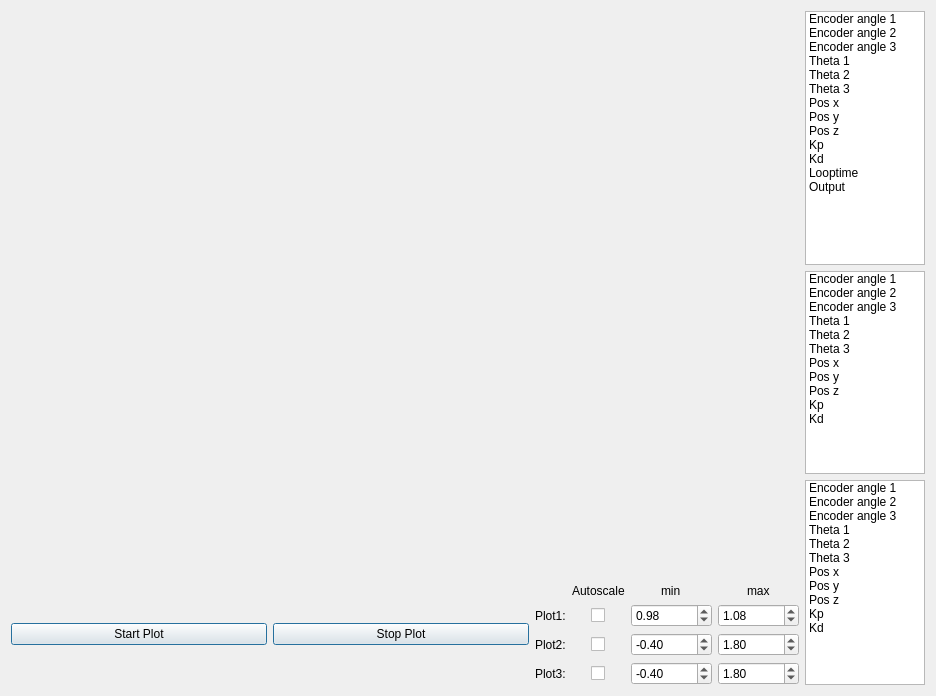
          <widget class="QWidget" name="scrollAreaWidgetContents">
           <property name="geometry">
            <rect>
             <x>0</x>
             <y>0</y>
             <width>936</width>
             <height>696</height>
            </rect>
           </property>
           <property name="styleSheet">
            <string notr="true">background rgb(255, 255, 255)</string>
           </property>
           <layout class="QGridLayout" name="gridLayout_4">
            <item row="0" column="0" colspan="3">
             <widget class="QCustomPlot" name="encoderPlot1" native="true">
              <property name="minimumSize">
               <size>
                <width>0</width>
                <height>150</height>
               </size>
              </property>
             </widget>
            </item>
            <item row="0" column="3" rowspan="2">
             <widget class="QListWidget" name="plot1List">
              <property name="maximumSize">
               <size>
                <width>120</width>
                <height>16777215</height>
               </size>
              </property>
              <item>
               <property name="text">
                <string>Encoder angle 1</string>
               </property>
              </item>
              <item>
               <property name="text">
                <string>Encoder angle 2</string>
               </property>
              </item>
              <item>
               <property name="text">
                <string>Encoder angle 3</string>
               </property>
              </item>
              <item>
               <property name="text">
                <string>Theta 1</string>
               </property>
              </item>
              <item>
               <property name="text">
                <string>Theta 2</string>
               </property>
              </item>
              <item>
               <property name="text">
                <string>Theta 3</string>
               </property>
              </item>
              <item>
               <property name="text">
                <string>Pos x</string>
               </property>
              </item>
              <item>
               <property name="text">
                <string>Pos y</string>
               </property>
              </item>
              <item>
               <property name="text">
                <string>Pos z</string>
               </property>
              </item>
              <item>
               <property name="text">
                <string>Kp</string>
               </property>
              </item>
              <item>
               <property name="text">
                <string>Kd</string>
               </property>
              </item>
              <item>
               <property name="text">
                <string>Looptime</string>
               </property>
              </item>
              <item>
               <property name="text">
                <string>Output</string>
               </property>
              </item>
             </widget>
            </item>
            <item row="1" column="0" rowspan="2" colspan="3">
             <widget class="QCustomPlot" name="encoderPlot2" native="true">
              <property name="minimumSize">
               <size>
                <width>0</width>
                <height>100</height>
               </size>
              </property>
             </widget>
            </item>
            <item row="2" column="3" rowspan="2">
             <widget class="QListWidget" name="plot2List">
              <property name="maximumSize">
               <size>
                <width>120</width>
                <height>16777215</height>
               </size>
              </property>
              <item>
               <property name="text">
                <string>Encoder angle 1</string>
               </property>
              </item>
              <item>
               <property name="text">
                <string>Encoder angle 2</string>
               </property>
              </item>
              <item>
               <property name="text">
                <string>Encoder angle 3</string>
               </property>
              </item>
              <item>
               <property name="text">
                <string>Theta 1</string>
               </property>
              </item>
              <item>
               <property name="text">
                <string>Theta 2</string>
               </property>
              </item>
              <item>
               <property name="text">
                <string>Theta 3</string>
               </property>
              </item>
              <item>
               <property name="text">
                <string>Pos x</string>
               </property>
              </item>
              <item>
               <property name="text">
                <string>Pos y</string>
               </property>
              </item>
              <item>
               <property name="text">
                <string>Pos z</string>
               </property>
              </item>
              <item>
               <property name="text">
                <string>Kp</string>
               </property>
              </item>
              <item>
               <property name="text">
                <string>Kd</string>
               </property>
              </item>
             </widget>
            </item>
            <item row="3" column="0" rowspan="2" colspan="3">
             <widget class="QCustomPlot" name="encoderPlot3" native="true">
              <property name="minimumSize">
               <size>
                <width>0</width>
                <height>100</height>
               </size>
              </property>
             </widget>
            </item>
            <item row="4" column="3" rowspan="2">
             <widget class="QListWidget" name="plot3List">
              <property name="maximumSize">
               <size>
                <width>120</width>
                <height>16777215</height>
               </size>
              </property>
              <item>
               <property name="text">
                <string>Encoder angle 1</string>
               </property>
              </item>
              <item>
               <property name="text">
                <string>Encoder angle 2</string>
               </property>
              </item>
              <item>
               <property name="text">
                <string>Encoder angle 3</string>
               </property>
              </item>
              <item>
               <property name="text">
                <string>Theta 1</string>
               </property>
              </item>
              <item>
               <property name="text">
                <string>Theta 2</string>
               </property>
              </item>
              <item>
               <property name="text">
                <string>Theta 3</string>
               </property>
              </item>
              <item>
               <property name="text">
                <string>Pos x</string>
               </property>
              </item>
              <item>
               <property name="text">
                <string>Pos y</string>
               </property>
              </item>
              <item>
               <property name="text">
                <string>Pos z</string>
               </property>
              </item>
              <item>
               <property name="text">
                <string>Kp</string>
               </property>
              </item>
              <item>
               <property name="text">
                <string>Kd</string>
               </property>
              </item>
             </widget>
            </item>
            <item row="5" column="0">
             <widget class="QPushButton" name="startPlot">
              <property name="text">
               <string>Start Plot</string>
              </property>
              <property name="default">
               <bool>true</bool>
              </property>
             </widget>
            </item>
            <item row="5" column="1">
             <widget class="QPushButton" name="stopPlot">
              <property name="text">
               <string>Stop Plot</string>
              </property>
              <property name="default">
               <bool>true</bool>
              </property>
             </widget>
            </item>
            <item row="5" column="2">
             <layout class="QGridLayout" name="gridLayout_2">
              <item row="0" column="1">
               <widget class="QLabel" name="label_16">
                <property name="text">
                 <string>Autoscale</string>
                </property>
               </widget>
              </item>
              <item row="0" column="2" alignment="Qt::AlignHCenter">
               <widget class="QLabel" name="label_17">
                <property name="text">
                 <string>min</string>
                </property>
               </widget>
              </item>
              <item row="0" column="3" alignment="Qt::AlignHCenter">
               <widget class="QLabel" name="label_18">
                <property name="text">
                 <string>max</string>
                </property>
               </widget>
              </item>
              <item row="1" column="0">
               <widget class="QLabel" name="label_3">
                <property name="text">
                 <string>Plot1:</string>
                </property>
               </widget>
              </item>
              <item row="1" column="1" alignment="Qt::AlignHCenter|Qt::AlignVCenter">
               <widget class="QCheckBox" name="plot1Auto">
                <property name="mouseTracking">
                 <bool>true</bool>
                </property>
                <property name="layoutDirection">
                 <enum>Qt::LeftToRight</enum>
                </property>
                <property name="text">
                 <string/>
                </property>
               </widget>
              </item>
              <item row="1" column="2">
               <widget class="QDoubleSpinBox" name="plot1Min">
                <property name="minimum">
                 <double>-10000.000000000000000</double>
                </property>
                <property name="maximum">
                 <double>10000.000000000000000</double>
                </property>
                <property name="value">
                 <double>0.980000000000000</double>
                </property>
               </widget>
              </item>
              <item row="1" column="3">
               <widget class="QDoubleSpinBox" name="plot1Max">
                <property name="minimum">
                 <double>-10000.000000000000000</double>
                </property>
                <property name="maximum">
                 <double>10000.000000000000000</double>
                </property>
                <property name="value">
                 <double>1.080000000000000</double>
                </property>
               </widget>
              </item>
              <item row="2" column="0">
               <widget class="QLabel" name="label_14">
                <property name="text">
                 <string>Plot2:</string>
                </property>
               </widget>
              </item>
              <item row="2" column="1" alignment="Qt::AlignHCenter">
               <widget class="QCheckBox" name="plot2Auto">
                <property name="text">
                 <string/>
                </property>
               </widget>
              </item>
              <item row="2" column="2">
               <widget class="QDoubleSpinBox" name="plot2Min">
                <property name="minimum">
                 <double>-10000.000000000000000</double>
                </property>
                <property name="maximum">
                 <double>10000.000000000000000</double>
                </property>
                <property name="value">
                 <double>-0.400000000000000</double>
                </property>
               </widget>
              </item>
              <item row="2" column="3">
               <widget class="QDoubleSpinBox" name="plot2Max">
                <property name="minimum">
                 <double>-10000.000000000000000</double>
                </property>
                <property name="maximum">
                 <double>10000.000000000000000</double>
                </property>
                <property name="value">
                 <double>1.800000000000000</double>
                </property>
               </widget>
              </item>
              <item row="3" column="0">
               <widget class="QLabel" name="label_15">
                <property name="text">
                 <string>Plot3:</string>
                </property>
               </widget>
              </item>
              <item row="3" column="1" alignment="Qt::AlignHCenter">
               <widget class="QCheckBox" name="plot3Auto">
                <property name="text">
                 <string/>
                </property>
               </widget>
              </item>
              <item row="3" column="2">
               <widget class="QDoubleSpinBox" name="plot3Min">
                <property name="minimum">
                 <double>-10000.000000000000000</double>
                </property>
                <property name="maximum">
                 <double>10000.000000000000000</double>
                </property>
                <property name="value">
                 <double>-0.400000000000000</double>
                </property>
               </widget>
              </item>
              <item row="3" column="3">
               <widget class="QDoubleSpinBox" name="plot3Max">
                <property name="minimum">
                 <double>-10000.000000000000000</double>
                </property>
                <property name="maximum">
                 <double>10000.000000000000000</double>
                </property>
                <property name="value">
                 <double>1.800000000000000</double>
                </property>
               </widget>
              </item>
             </layout>
            </item>
           </layout>
          </widget>
